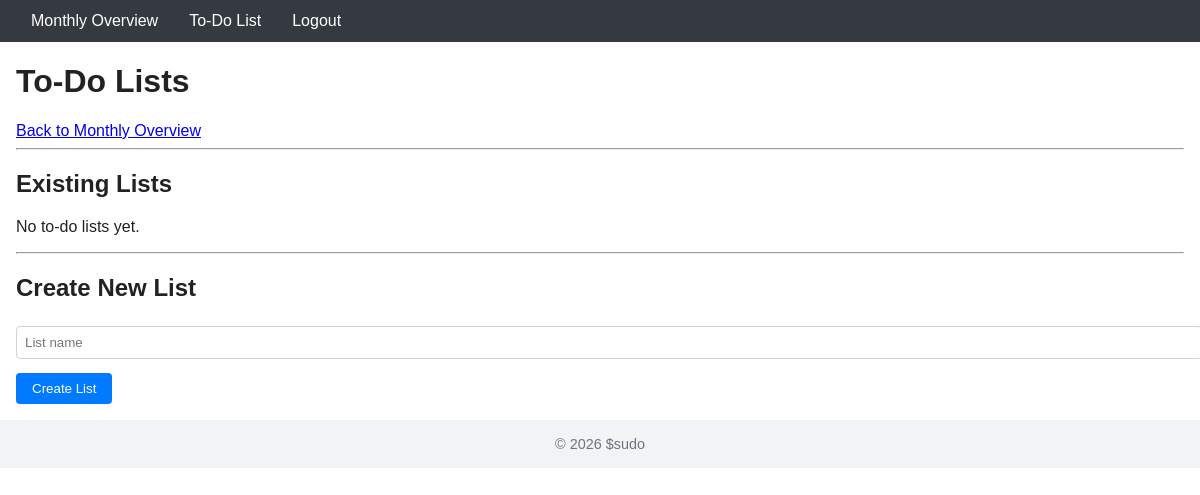
Before: /todolists (signed in) with the older database file.
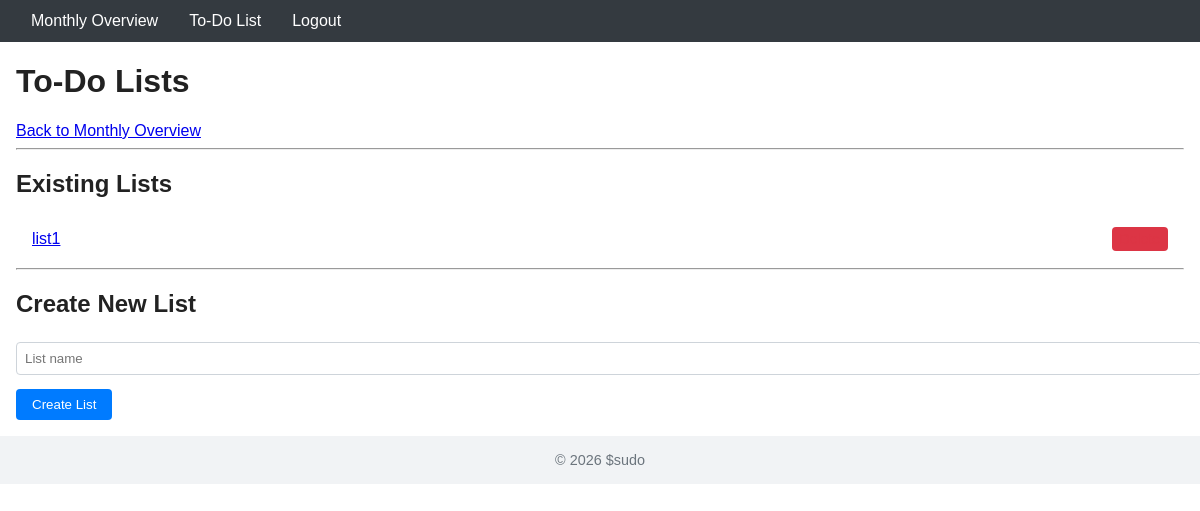
After: the same page with the newer database file.
### app/models.py (models this page shows)
class TodoList(db.Model):
    __tablename__ = 'todo_lists'
    id = db.Column(db.Integer, primary_key=True)
    user_id = db.Column(db.Integer, db.ForeignKey('users.id'), nullable=False)
    name = db.Column(db.String(200), nullable=False)
    items = db.relationship(
        'TodoItem',
        backref='todo_list',
        lazy='dynamic',
        cascade='all, delete-orphan',
    )

### app/routes/todo.py (the view, shortened to what this page needs)
@bp.route('/todolists', methods=['GET', 'POST'])
@login_required
def todolists():
    todo_lists = (
        TodoList.query.filter_by(user_id=current_user.id)
        .order_by(TodoList.id)
        .all()
    )
    return render_template('todo/lists.html', todo_lists=todo_lists)

### app/__init__.py (called while the page is built)
def create_app(config_name: str = 'development') -> Flask:
    app = Flask(__name__, instance_relative_config=True)
    from .config import DevelopmentConfig, ProductionConfig
    config_cls = {
        'development': DevelopmentConfig,
        'production': ProductionConfig
    }[config_name]
    app.config.from_object(config_cls)
    try:
        os.makedirs(app.instance_path, exist_ok=True)
    except OSError as exc:  # pragma: no cover
        raise RuntimeError(f'Failed to create instance folder: {exc}')
    db.init_app(app)
    login_manager.init_app(app)
    csrf.init_app(app)
    from .routes import bp as main_bp
    app.register_blueprint(main_bp)
    with app.app_context():
        db.create_all()
    @app.context_processor
    def inject_current_year():
        return {'current_year': __import__('datetime').datetime.utcnow().year}
    return app

### app/models.py (called while the page is built)
@login_manager.user_loader
def load_user(user_id: str):
    return User.query.get(int(user_id))

### app/templates/todo/lists.html (shortened to what this page needs)
{% extends "layout.html" %}
{% block content %}
<h1>To‑Do Lists</h1>
<a href="{{ url_for('main.monthly') }}">Back to Monthly Overview</a>
<hr>
<h2>Existing Lists</h2>
{% if todo_lists %}
    <ul class="list-group">
    {% for lst in todo_lists %}
        <li class="list-group-item d-flex justify-content-between align-items-center">
            <a href="{{ url_for('main.todolist', list_id=lst.id) }}">{{ lst.name }}</a>
            <span class="delete-link">
                <a href="{{ url_for('main.confirm_delete_list', list_id=lst.id) }}" class="btn btn-sm btn-danger">Delete</a>
            </span>
        </li>
    {% endfor %}
    </ul>
{% else %}
    <p>No to‑do lists yet.</p>
{% endif %}
<hr>
<h2>Create New List</h2>
<form method="post" action="{{ url_for('main.todolists') }}">
    <input type="text" name="name" placeholder="List name" class="form-control" required>
    <button type="submit" name="action" value="create" class="btn btn-primary mt-2">Create List</button>
</form>
{% endblock %}

### app/templates/layout.html (shortened to what this page needs)
<!doctype html>
<html lang="en">
<head>
    <link rel="stylesheet" href="{{ url_for('static', filename='css/main.css') }}">
</head>
<body>
    <nav class="navbar">
        {% if current_user.is_authenticated %}
            <a href="{{ url_for('main.monthly') }}">Monthly Overview</a>
            <a href="{{ url_for('main.todolists') }}">To‑Do List</a>
            <a href="{{ url_for('main.logout') }}">Logout</a>
        {% else %}
            <a href="{{ url_for('main.login') }}">Login</a>
            <a href="{{ url_for('main.register') }}">Register</a>
        {% endif %}
    </nav>
    <div class="content">
        {% block content %}{% endblock %}
    </div>
    <footer>© {{ current_year }} $sudo</footer>
</body>
</html>

### app/static/css/main.css (style rules this page uses)
:root { --bg: #ffffff; --text: #222222; --header-bg: #f5f5f5; --header-text: #222222; --link: #0066cc; --link-hover: #004488; --table-border: #ddd; --completed-bg: #28a745; --completed-text: #fff; --incomplete-bg: #dc3545; --incomplete-text: #fff; --button-bg: #007bff; --button-text: #fff; --button-hover: #0056b3; --input-bg: #f0f0f0; --input-text: #222222; --input-border:#ccc; }
body { margin: 0; font-family: Arial, Helvetica, sans-serif; background-color: var(--bg); color: var(--text); }
header, footer { background-color: var(--header-bg); color: var(--header-text); }
nav a { color: var(--link); margin-left: 15px; text-decoration: none; font-weight: bold; }
button { padding: 8px 12px; background-color: var(--button-bg); color: var(--button-text); border: none; border-radius: 4px; cursor: pointer; margin-top: 10px; transition: background-color 0.2s; }
.navbar { background: #343a40; color: #fff; padding: 0.75rem 1rem; display: flex; gap: 1rem; }
.navbar a { color: #fff; text-decoration: none; font-weight: 500; }
.content { margin: 1rem auto; padding: 0 1rem; }
form { margin: 0.5rem 0; }
.form-control { width: 100%; padding: 0.5rem; margin: 0.25rem 0; border: 1px solid #ced4da; border-radius: 0.25rem; }
.btn { cursor: pointer; padding: 0.5rem 1rem; border: none; border-radius: 0.25rem; text-decoration: none; }
.btn-primary { background: #007bff; color: #fff; }
.btn-danger { background: #dc3545; color: #fff; }
.btn-sm { padding: 0.25rem 0.5rem; font-size: 0.875rem; }
.list-group { list-style: none; padding: 0; margin: 0; }
.list-group-item { padding: 0.75rem 1rem; border-bottom: 1px solid #dee2e6; display: flex; justify-content: space-between; align-items: center; }
.list-group-item:last-child { border-bottom: none; }
.delete-link a { color: #dc3545; }
footer { text-align: center; padding: 1rem 0; background: #f1f3f5; color: #6c757d; font-size: 0.9rem; }

Changed rows visible on the page:
added TodoList: name "list1"
Other visible differences:
text no longer shown: "No to‑do lists yet."
